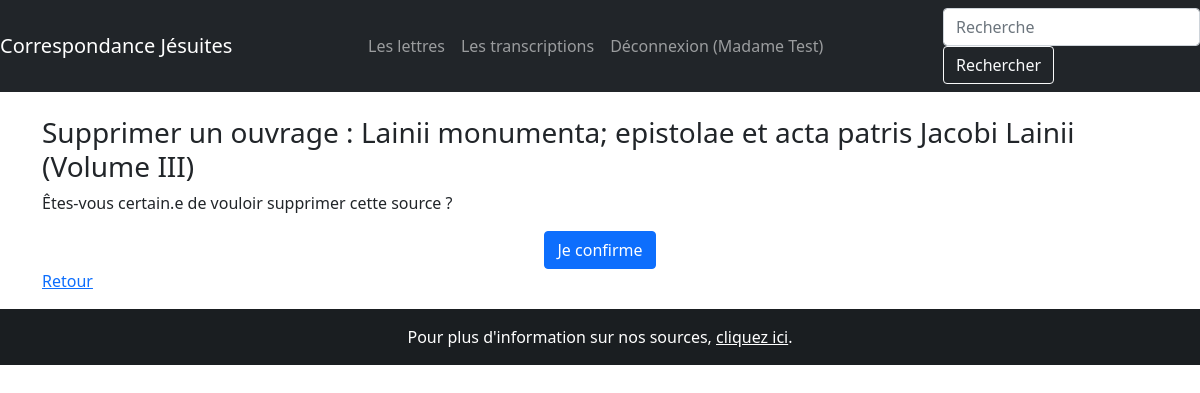
Page /publications/1/suppression (signed in) on the committed database.
### correspondance/modeles/utilisateurs.py (models this page shows, shortened)
class Utilisateur(UserMixin, db.Model):
    __tablename__ = "utilisateur"
    ut_id = db.Column(db.Integer, unique=True, nullable=False, primary_key=True, autoincrement=True)
    ut_nom = db.Column(db.Text, nullable=False)
    ut_login = db.Column(db.Text, nullable=False)
    ut_mdp = db.Column(db.Text, nullable=False)
    ut_mail = db.Column(db.Text, nullable=False)
    contributions = db.relationship("Contribution", back_populates="utilisateur")

### correspondance/modeles/donnees.py (models this page shows, shortened)
class Publication(db.Model):
    __tablename__ = "publication"
    publication_id = db.Column(db.Integer, unique=True, nullable=False, primary_key=True, autoincrement=True)
    publication_titre = db.Column(db.Text)
    publication_volume = db.Column(db.Text)
    contributions = db.relationship("Contribution", back_populates="publication")

### correspondance/routes/generic.py (the view, shortened to what this page needs)
@app.route("/publications/<int:publication_id>/suppression", methods=["POST", "GET"])
@login_required
def suppression_publication(publication_id):
    source_a_supprimer = Publication.query.get_or_404(publication_id)
    return render_template("pages/publication_suppression.html", publication=source_a_supprimer)

### correspondance/modeles/utilisateurs.py (called while the page is built)
@login.user_loader
def trouver_utilisateur_via_id(identifiant):
    return Utilisateur.query.get(int(identifiant))

### correspondance/templates/pages/publication_suppression.html
{% extends "conteneur.html" %}
{% block corps %}
<br/>
<header>
	<h3>Supprimer un ouvrage : {{publication.publication_titre}} {% if publication.publication_volume %}
                (Volume {{publication.publication_volume}}) {% endif %}</h3>
</header>
	<div>
		{% if publication %}
	   <p>Êtes-vous certain.e de vouloir supprimer cette source ?</p>
		<form method="POST" action="{{url_for('suppression_publication', publication_id=publication.publication_id)}}" style="text-align:center">
			<div>
				<button type="submit" class="btn btn-primary">Je confirme</button>
			</div>
 		</form>
		 <p><a href="{{url_for('publications')}}">Retour</a></p>
		{% endif %}
	</div>
{% endblock %}

### correspondance/templates/conteneur.html (shortened to what this page needs)
<!DOCTYPE html>
<html lang="fr">
    <head>
        {% include "partials/css.html"%}
    </head>
    <body>
        <nav class="navbar navbar-expand-md navbar-dark bg-dark justify-content-between">
            <a class="navbar-brand" href="{{ url_for('accueil') }}">Correspondance Jésuites</a>
            <ul class="navbar-nav mr-auto">
                <li class="nav-item">
                    <a class="nav-link" href="{{url_for('lettres')}}">Les lettres</a>
                </li>
                <li class="nav-item">
                    <a class="nav-link" href="{{url_for('transcriptions')}}">Les transcriptions</a>
                </li>
                {% if not current_user.is_authenticated %}
                <li class="nav-item">
                    <a class="nav-link" href="{{url_for('inscription')}}">Inscription</a>
                </li>
                <li class="nav-item">
                    <a class="nav-link" href="{{url_for('connexion')}}">Connexion</a>
                </li>
                {% else %}
                <li class="nav-item">
                    <a class="nav-link" href="{{url_for('deconnexion')}}">Déconnexion ({{current_user.ut_nom}})</a>
                </li>
                {% endif %}
                </ul>
                <form class="form-inline my-2 my-lg-0" action="{{url_for('recherche')}}" method="GET">
                    <input class="form-control mr-sm-2" name="keyword" type="search" placeholder="Recherche" aria-label="Recherche">
                    <button class="btn btn-outline-light my-2 my-sm-0" type="submit">Rechercher</button>
                </form>
              </nav>
          <div class="container">
              <div class="row">
                <div class="col">
                    {% block corps %}{% endblock %}
                </div>
              </div>
          </div>
    </body>
    <footer class="bg-dark text-center text-white">
        <div class="text-center p-3" style="background-color: rgba(0, 0, 0, 0.2);">
        Pour plus d'information sur nos sources, <a  class="text-white" href={{url_for('publications')}}>cliquez ici</a>.
        </div>
    </footer>
</html>

### rows in the picture
Utilisateur: ut_nom "Madame Test"
Publication: publication_titre "Lainii monumenta; epistolae et acta patris Jacobi Lainii", publication_volume "III"
